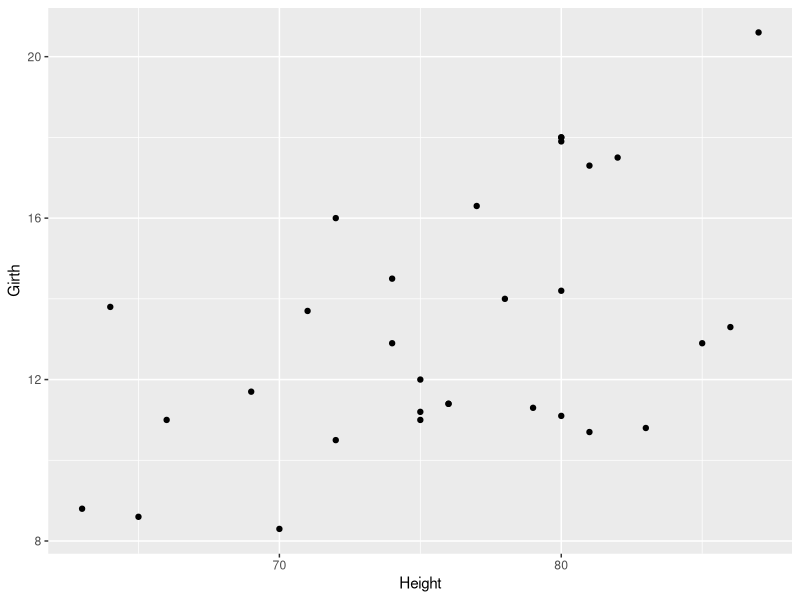
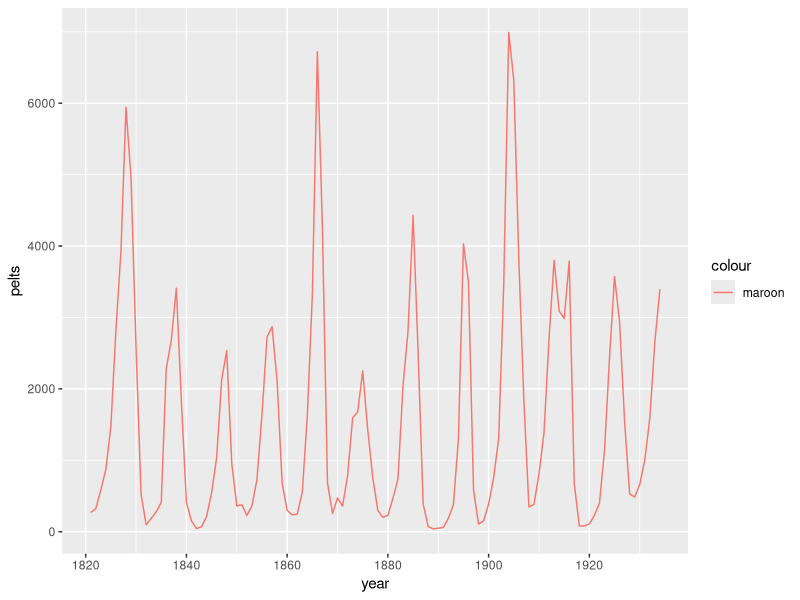
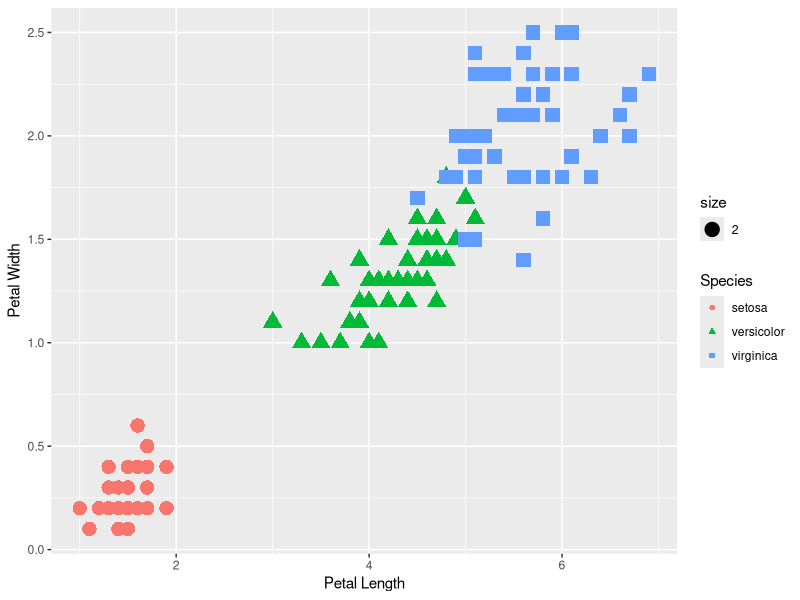
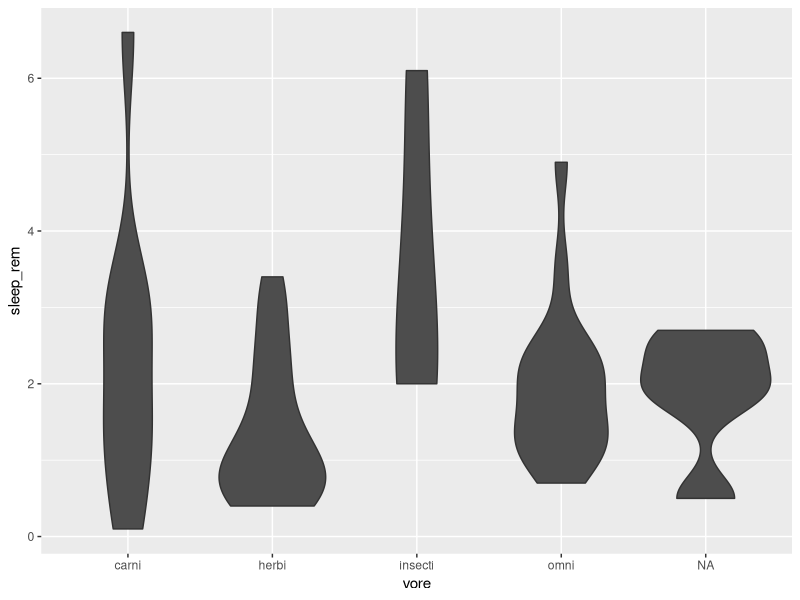
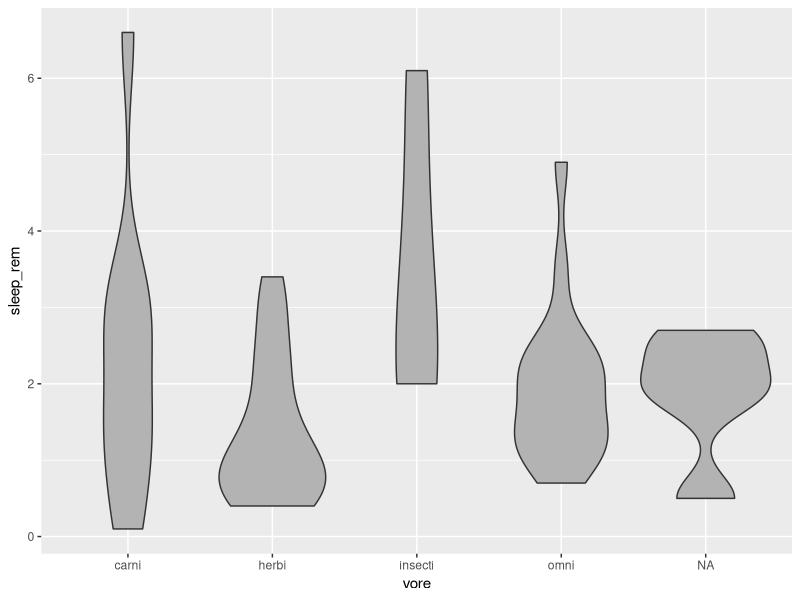
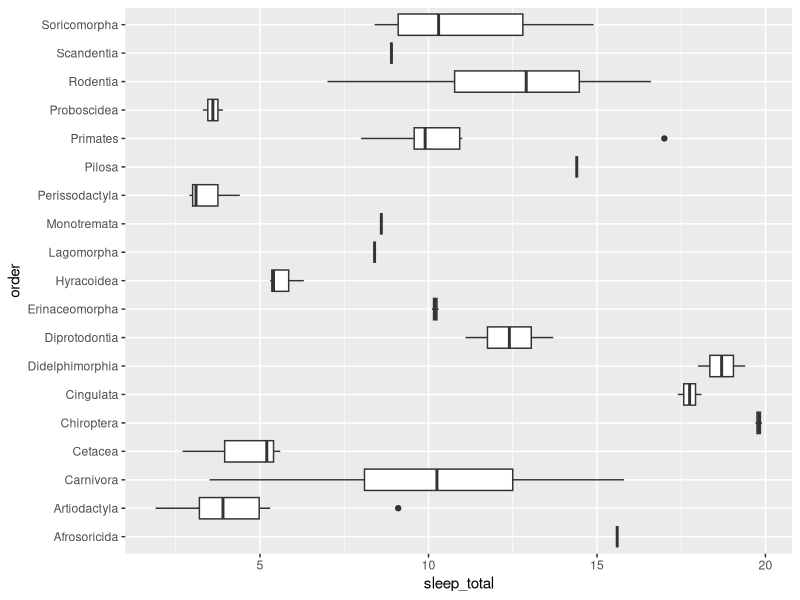

These figures' R source, in order:
## ---- chunk 1
library("tidyverse")

## ---- chunk 2
data("faithful")
?faithful
## ---- chunk 3
data(trees)
?trees
trees
## ---- chunk 4
ggplot(data = trees)+
  geom_point(mapping = aes(x=Height, y=Girth))
## ---- chunk 5
data("lynx")
?lynx
## ---- chunk 6
data("lynx")
year <- c(1821:1934)
pelts <- as.vector(lynx)
lynx_pelts <- data_frame(year, pelts)
ggplot(data = lynx_pelts)+
  geom_line(mapping = aes(x=year, y=pelts, color="maroon"))
## ---- chunk 7
data(iris)
?iris
ggplot(data = iris, mapping = aes(x=Petal.Length, y=Petal.Width, size=2))+
  geom_point(mapping=aes(color=Species, shape=Species))+
  xlab("Petal Length")+
  ylab("Petal Width")

## ---- chunk 8
data(msleep)
?msleep
ggplot(data = msleep, mapping = aes(x=vore, y=sleep_rem))+
  geom_violin(fill="grey30")

## ---- chunk 9
ggplot(data = msleep, mapping = aes(x=vore, y=sleep_rem))+
  geom_violin(fill="grey70")
## ---- chunk 10
data(msleep)
ggplot(data = msleep, mapping = aes(x=order, y=sleep_total))+
  geom_boxplot()+
  coord_flip()
## ---- chunk 11
data(msleep)

